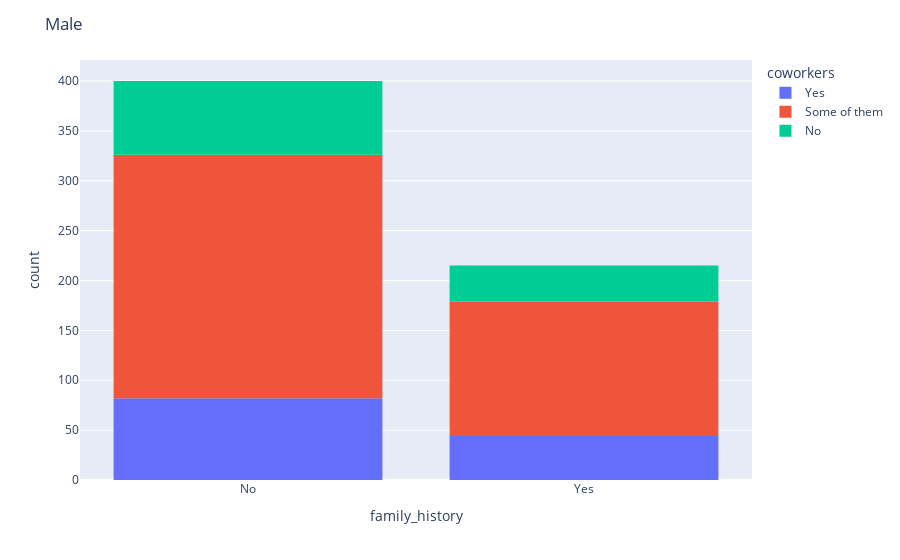
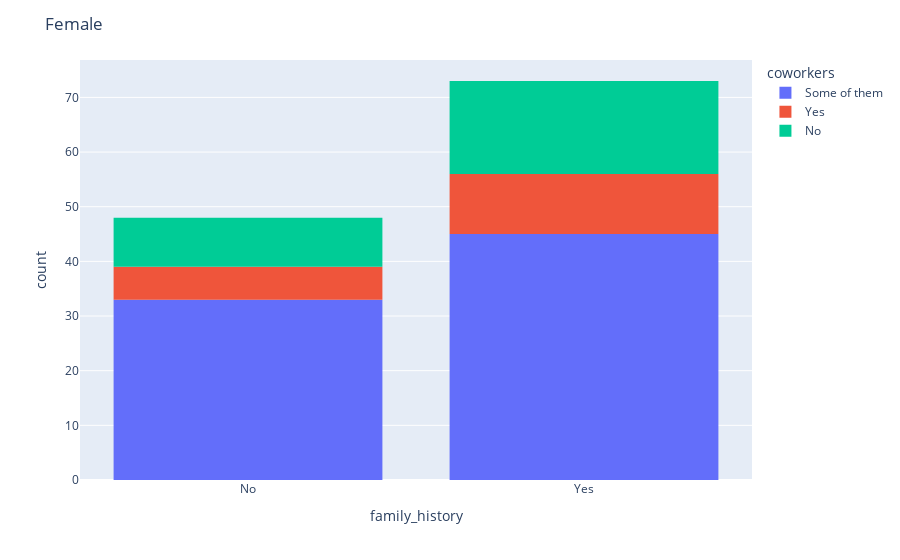

The notebook cell saved with these charts, in order:
### Code cell
display(my_df)

for i in ['Male', 'Female', 'Others']:
    t = df[df['Gender']==i].copy()
    fig = px.histogram(t, x='family_history',nbins=40,color='coworkers')
    fig.update_layout(
    title=i)
    fig.show()

### Figure 1 — Plotly figure (JSON) as saved in the notebook; plotly's stock layout.template omitted (floating-point values rounded to 4 significant figures; data arrays with more than 128 entries replaced by an {"elided": "..."} marker saying what was removed)
{"data": [{"alignmentgroup": "True", "bingroup": "x", "hovertemplate": "coworkers=Yes<br>family_history=%{x}<br>count=%{y}<extra></extra>", "legendgroup": "Yes", "marker": {"color": "#636efa", "pattern": {"shape": ""}}, "name": "Yes", "nbinsx": 40, "offsetgroup": "Yes", "orientation": "v", "showlegend": true, "type": "histogram", "x": ["No", "Yes", "No", "Yes", "No", "No", "No", "No", "Yes", "Yes", "Yes", "Yes", "Yes", "No", "No", "No", "No", "No", "No", "No", "No", "No", "No", "No", "No", "Yes", "No", "Yes", "No", "No", "Yes", "Yes", "No", "Yes", "No", "Yes", "Yes", "Yes", "Yes", "No", "No", "Yes", "No", "Yes", "Yes", "No", "No", "Yes", "No", "No", "No", "Yes", "No", "No", "No", "No", "Yes", "No", "Yes", "No", "No", "Yes", "No", "No", "No", "No", "No", "No", "No", "No", "No", "No", "No", "No", "No", "No", "No", "No", "No", "Yes", "Yes", "No", "No", "No", "No", "No", "No", "No", "No", "No", "Yes", "Yes", "No", "Yes", "No", "No", "No", "Yes", "Yes", "Yes", "No", "No", "No", "Yes", "No", "Yes", "Yes", "Yes", "Yes", "Yes", "Yes", "No", "Yes", "No", "Yes", "No", "No", "No", "Yes", "Yes", "No", "No", "No", "Yes", "No", "No"], "xaxis": "x", "yaxis": "y"}, {"alignmentgroup": "True", "bingroup": "x", "hovertemplate": "coworkers=Some of them<br>family_history=%{x}<br>count=%{y}<extra></extra>", "legendgroup": "Some of them", "marker": {"color": "#EF553B", "pattern": {"shape": ""}}, "name": "Some of them", "nbinsx": 40, "offsetgroup": "Some of them", "orientation": "v", "showlegend": true, "type": "histogram", "x": {"elided": "379 str values"}, "xaxis": "x", "yaxis": "y"}, {"alignmentgroup": "True", "bingroup": "x", "hovertemplate": "coworkers=No<br>family_history=%{x}<br>count=%{y}<extra></extra>", "legendgroup": "No", "marker": {"color": "#00cc96", "pattern": {"shape": ""}}, "name": "No", "nbinsx": 40, "offsetgroup": "No", "orientation": "v", "showlegend": true, "type": "histogram", "x": ["No", "Yes", "No", "No", "No", "No", "Yes", "No", "No", "No", "Yes", "No", "Yes", "Yes", "No", "No", "Yes", "No", "No", "No", "No", "No", "No", "No", "No", "Yes", "No", "Yes", "No", "Yes", "No", "No", "No", "No", "No", "No", "No", "No", "Yes", "Yes", "No", "Yes", "Yes", "No", "No", "No", "No", "No", "Yes", "No", "No", "No", "Yes", "No", "No", "No", "Yes", "Yes", "No", "No", "Yes", "Yes", "No", "Yes", "Yes", "Yes", "No", "No", "Yes", "Yes", "No", "Yes", "No", "No", "Yes", "Yes", "No", "No", "No", "No", "Yes", "Yes", "No", "No", "No", "No", "Yes", "No", "No", "No", "Yes", "No", "No", "No", "Yes", "Yes", "No", "No", "Yes", "No", "No", "No", "No", "Yes", "No", "No", "No", "No", "Yes", "No"], "xaxis": "x", "yaxis": "y"}], "layout": {"barmode": "relative", "legend": {"title": {"text": "coworkers"}, "tracegroupgap": 0}, "margin": {"t": 60}, "title": {"text": "Male"}, "xaxis": {"anchor": "y", "domain": [0, 1], "title": {"text": "family_history"}}, "yaxis": {"anchor": "x", "domain": [0, 1], "title": {"text": "count"}}}}

### Figure 2 — Plotly figure (JSON) as saved in the notebook; plotly's stock layout.template omitted (floating-point values rounded to 4 significant figures)
{"data": [{"alignmentgroup": "True", "bingroup": "x", "hovertemplate": "coworkers=Some of them<br>family_history=%{x}<br>count=%{y}<extra></extra>", "legendgroup": "Some of them", "marker": {"color": "#636efa", "pattern": {"shape": ""}}, "name": "Some of them", "nbinsx": 40, "offsetgroup": "Some of them", "orientation": "v", "showlegend": true, "type": "histogram", "x": ["No", "Yes", "Yes", "Yes", "No", "No", "Yes", "No", "Yes", "Yes", "No", "Yes", "No", "Yes", "No", "Yes", "Yes", "No", "Yes", "No", "No", "Yes", "Yes", "Yes", "No", "No", "Yes", "No", "Yes", "Yes", "Yes", "Yes", "No", "Yes", "Yes", "Yes", "Yes", "Yes", "No", "No", "No", "Yes", "Yes", "No", "No", "Yes", "No", "Yes", "No", "Yes", "Yes", "No", "Yes", "Yes", "Yes", "Yes", "Yes", "Yes", "Yes", "Yes", "Yes", "Yes", "No", "Yes", "No", "No", "No", "Yes", "No", "Yes", "No", "No", "Yes", "No", "No", "No", "No", "Yes"], "xaxis": "x", "yaxis": "y"}, {"alignmentgroup": "True", "bingroup": "x", "hovertemplate": "coworkers=Yes<br>family_history=%{x}<br>count=%{y}<extra></extra>", "legendgroup": "Yes", "marker": {"color": "#EF553B", "pattern": {"shape": ""}}, "name": "Yes", "nbinsx": 40, "offsetgroup": "Yes", "orientation": "v", "showlegend": true, "type": "histogram", "x": ["Yes", "Yes", "No", "No", "No", "No", "Yes", "Yes", "Yes", "No", "Yes", "No", "Yes", "Yes", "Yes", "Yes", "Yes"], "xaxis": "x", "yaxis": "y"}, {"alignmentgroup": "True", "bingroup": "x", "hovertemplate": "coworkers=No<br>family_history=%{x}<br>count=%{y}<extra></extra>", "legendgroup": "No", "marker": {"color": "#00cc96", "pattern": {"shape": ""}}, "name": "No", "nbinsx": 40, "offsetgroup": "No", "orientation": "v", "showlegend": true, "type": "histogram", "x": ["No", "No", "Yes", "Yes", "No", "Yes", "No", "No", "Yes", "Yes", "No", "No", "Yes", "Yes", "Yes", "No", "No", "Yes", "Yes", "Yes", "Yes", "Yes", "Yes", "Yes", "Yes", "Yes"], "xaxis": "x", "yaxis": "y"}], "layout": {"barmode": "relative", "legend": {"title": {"text": "coworkers"}, "tracegroupgap": 0}, "margin": {"t": 60}, "title": {"text": "Female"}, "xaxis": {"anchor": "y", "domain": [0, 1], "title": {"text": "family_history"}}, "yaxis": {"anchor": "x", "domain": [0, 1], "title": {"text": "count"}}}}
